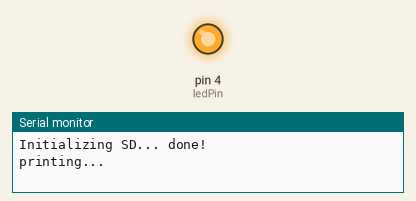
Recording of a sketch running on a simulated Arduino Uno, built with avr-gcc and run on an emulated ATmega328P. Shown: output pins drawn as LEDs (lit = HIGH), the last lines printed to the serial monitor. Storage starts empty.

Above: at 0.1 s.
At 5.1 s:
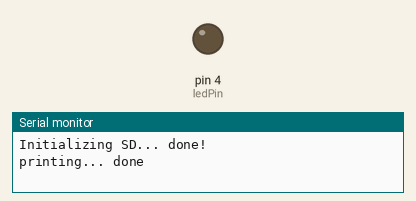
Timing chart, 0 to 6.6 s (numbered marks = the images above):
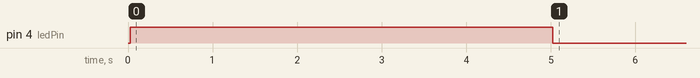

The sketch:

SDStabilityTest.ino
```cpp
#include <SPI.h>
#include <SD.h>

const int delayTime = 5 * 1000;

File myFile;
const byte sdPin = 10;

const String fileName = "stabil.txt";

const byte ledPin = 4;

void setup() {
  Serial.begin(9600);
  while(!Serial){ }
  Serial.print("Initializing SD... ");
  if (!SD.begin(sdPin))
  {
    Serial.println("Could not initialize SD!");
    while(true) {delay(100);}
  }
  Serial.println("done!");
  pinMode(ledPin, OUTPUT);
  digitalWrite(ledPin, LOW);

  StabilityTest();
}

void loop() {
  // put your main code here, to run repeatedly:

}

void StabilityTest()
{
  myFile = SD.open(fileName, FILE_WRITE);
  if (myFile)
  {
    Serial.print("printing... ");
    myFile.print("start... ");
    digitalWrite(ledPin, HIGH);
    delay(delayTime);;
    digitalWrite(ledPin, LOW);
    myFile.println("end");
    myFile.close();
    Serial.println("done");
  }
  else
  {
    Serial.println("couldn't open file");
  }
}
```
